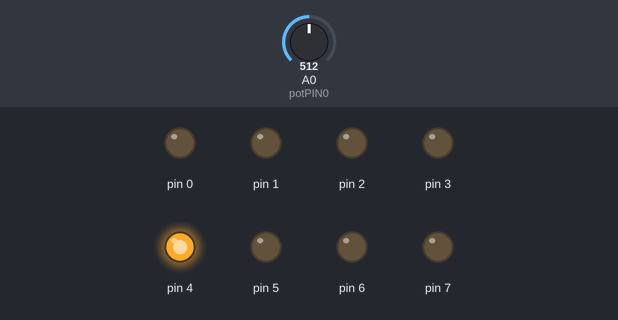
Simulated run of this sketch. Board: Arduino Uno, built with avr-gcc and run on an emulated ATmega328P. Shown: output pins drawn as LEDs (lit = HIGH). The inputs (shaded band) are chosen by the test bench; at power-on: A0 (potPIN0) = 512.

Above: at 1.2 s.
1.3 s: A0 (potPIN0) set to 623
2.8 s: A0 (potPIN0) set to 658
At 3.8 s:
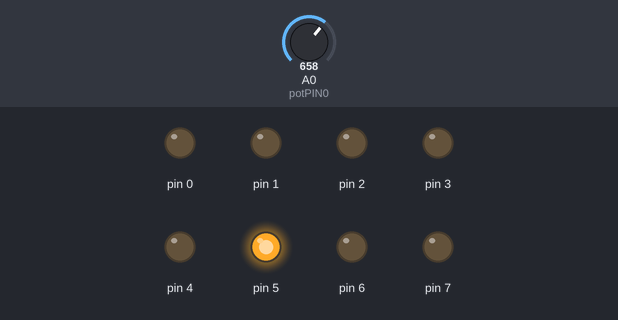
4.3 s: A0 (potPIN0) set to 511
At 4.9 s:
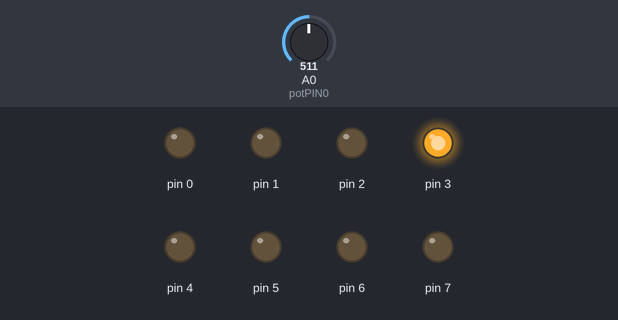
5.8 s: A0 (potPIN0) set to 393
7.3 s: A0 (potPIN0) set to 366
At 8.4 s:
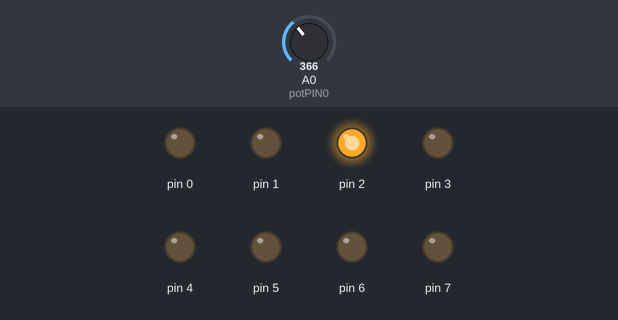
8.8 s: A0 (potPIN0) set to 521
At 9.6 s:
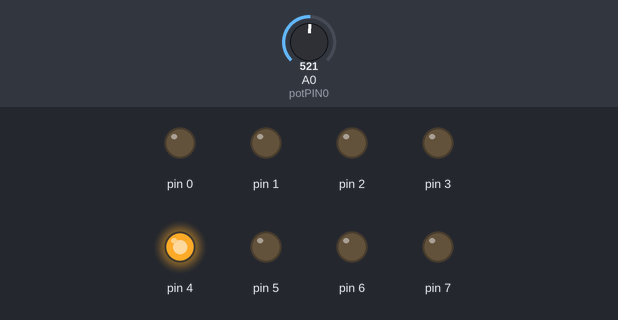
Timing chart, 0 to 11.3 s (numbered marks = the images above; inputs shaded):
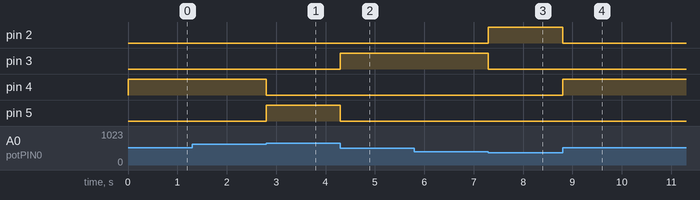

Measured:
- the behaviour switches between 639 and 640 on A0 (potPIN0) (found by bisection; images 0 and 1)
- the behaviour switches between 384 and 383 on A0 (potPIN0) (found by bisection; images 2 and 3)
- after the input at 1.3 s, every drawn part: stays the same
- after the input at 2.8 s, pin 4: HIGH → LOW at once; pin 5: LOW → HIGH at once
- after the input at 4.3 s, pin 3: LOW → HIGH at once; pin 5: HIGH → LOW at once
- after the input at 5.8 s, every drawn part: stays the same
- after the input at 7.3 s, pin 2: LOW → HIGH at once; pin 3: HIGH → LOW at once
- after the input at 8.8 s, pin 2: HIGH → LOW at once; pin 4: LOW → HIGH at once

The sketch:

ardu_adc.ino
```cpp
int potPIN0 = A0;
int potValue = 0;


void setup() {
  // put your setup code here, to run once:

    pinMode(0, OUTPUT);
    pinMode(1, OUTPUT);
    pinMode(2, OUTPUT);
    pinMode(3, OUTPUT);
    pinMode(4, OUTPUT);
    pinMode(5, OUTPUT);
    pinMode(6, OUTPUT);
    pinMode(7, OUTPUT);

    PORTD = 0;
}

void loop() {
  // put your main code here, to run repeatedly:
  potValue = analogRead(potPIN0);


  if(potValue <= 127){
    PORTD = 0b00000001;
  }
  if(potValue <= 255 && potValue > 127){
    PORTD = 0b00000010;
  }
  if(potValue <= 383 && potValue > 255){
    PORTD = 0b00000100;
  }
  if(potValue <= 511 && potValue > 383){
    PORTD = 0b00001000;
  }
  if(potValue <= 639 && potValue > 511){
    PORTD = 0b00010000;
  }
  if(potValue <= 767 && potValue > 639){
    PORTD = 0b00100000;
  }
  if(potValue <= 895 && potValue > 767){
    PORTD = 0b01000000;
  }
  if(potValue <= 1023 && potValue > 895){
    PORTD = 0b10000000;
  }

}
```
